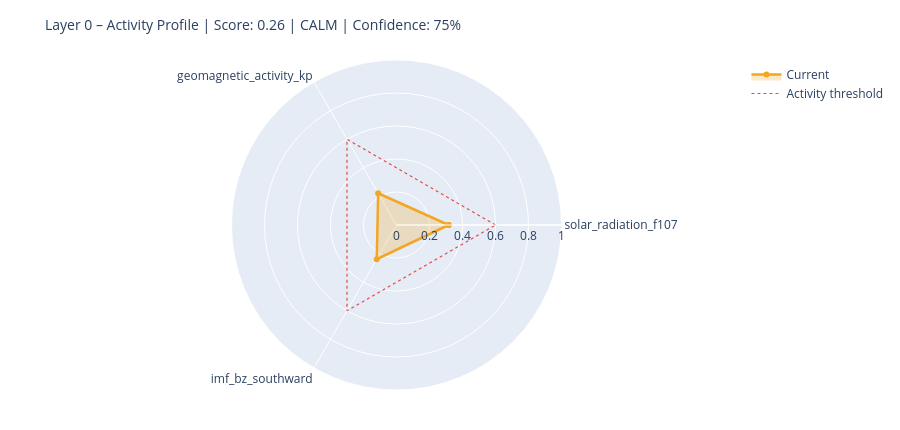

Notebook source saved alongside this figure:
### Markdown cell above
---
## 6. State Assessment & Handoff to Layer 1

### Code cell
# ============================================================
# STEP 1 – Collect raw values with source modes
# Mode: 'primary' | 'fallback_3h' | 'last_valid' | 'missing'
# ============================================================

def safe_last(df, col):
    if df is None or col not in df.columns: return None
    s = df[col].dropna()
    return float(s.iloc[-1]) if not s.empty else None

f107_now = safe_last(df_f107, 'f10.7')
bz_now   = safe_last(df_mag,  'bz_gsm')
kp_now   = safe_last(df_kp,   'kp')
sw_now   = safe_last(df_sw,   'speed')

source_modes = {
    'F10.7':    'primary'  if f107_now is not None else 'missing',
    'Kp':       'primary'  if kp_now   is not None else 'missing',
    'IMF_Bz':   'primary'  if bz_now   is not None else 'missing',
    'SW_speed': 'primary'  if sw_now   is not None else 'missing',
}

# Kp Fallback – 3h endpoint
if kp_now is None:
    try:
        r = requests.get(
            'https://services.swpc.noaa.gov/json/noaa-planetary-k-index.json',
            timeout=10)
        r.raise_for_status()
        fb = pd.DataFrame(r.json())
        tc = next((c for c in fb.columns if 'time' in c.lower()), fb.columns[0])
        kc = next((c for c in fb.columns if 'kp' in c.lower() and c != tc), None)
        if kc:
            fb[kc] = fb[kc].astype(str).str.extract(r'([0-9]+(?:\.[0-9]*)?)')[0]
            fb[kc] = pd.to_numeric(fb[kc], errors='coerce')
            fb = fb[fb[kc] >= 0].dropna(subset=[kc])
            if not fb.empty:
                kp_now = float(fb[kc].iloc[-1])
                source_modes['Kp'] = 'fallback_3h'
                print(f'  Kp fallback (3h): {kp_now:.1f}')
    except Exception as e:
        print(f'  Kp fallback failed: {e}')

# Solar Wind Fallback – last valid value
if sw_now is None and df_sw is not None and 'speed' in df_sw.columns:
    s = df_sw['speed'].dropna()
    if not s.empty:
        sw_now = float(s.iloc[-1])
        source_modes['SW_speed'] = 'last_valid'
        print(f'  SW fallback (last_valid): {sw_now:.0f} km/s')

print()
print('Source modes:', source_modes)

# ============================================================
# STEP 2 – Score from available components only
# ============================================================

def norm(v, lo, hi):
    if v is None: return None
    return max(0.0, min(1.0, (v - lo) / (hi - lo)))

COMPONENTS = {
    'solar_radiation_f107':    (f107_now, norm(f107_now, 60, 250)),
    'geomagnetic_activity_kp': (kp_now,   norm(kp_now,   0,   9)),
    'imf_bz_southward':        (bz_now,   norm(-(bz_now or 0) if bz_now else None, -5, 30)
                                           if bz_now is not None else None),
    'solar_wind_speed':        (sw_now,   norm(sw_now, 300, 800)),
}

available   = {k: v[1] for k, v in COMPONENTS.items() if v[1] is not None}
unavailable = [k for k, v in COMPONENTS.items() if v[1] is None]

layer0_score = round(sum(available.values()) / len(available), 4) if available else None
confidence   = round(len(available) / len(COMPONENTS), 2)

level = ('unknown'  if layer0_score is None
         else 'calm'     if layer0_score < 0.3
         else 'moderate' if layer0_score < 0.6
         else 'active')

# ============================================================
# STEP 3 – Dominant Driver
# ============================================================

def dominant_driver(kp, f107, bz, sw):
    candidates = []
    if kp   is not None and kp   >= 4:   candidates.append(('geomagnetic',    kp / 9))
    if sw   is not None and sw   >= 500:  candidates.append(('solar_wind',     sw / 800))
    if bz   is not None and bz   <= -5:   candidates.append(('imf_southward',  abs(bz) / 30))
    if f107 is not None and f107 >= 150:  candidates.append(('solar_radiation',f107 / 250))
    return max(candidates, key=lambda x: x[1])[0] if candidates else 'none'

driver = dominant_driver(kp_now, f107_now, bz_now, sw_now)

# ============================================================
# STEP 4 – Downstream expectations
# ============================================================

def downstream_expectation(driver, score, kp, bz, f107):
    exp = {
        'magnetosphere':        'calm',
        'ionosphere':           'calm',
        'schumann_resonance':   'unchanged',
        'lithosphere_currents': 'low',
    }
    if driver == 'geomagnetic' or (kp and kp >= 5):
        exp['magnetosphere']        = 'compressed / storm'
        exp['ionosphere']           = 'elevated disturbance (TEC variability)'
        exp['schumann_resonance']   = 'elevated amplitude possible'
        exp['lithosphere_currents'] = 'elevated induction currents'
    elif driver == 'imf_southward' or (bz and bz <= -5):
        exp['magnetosphere']        = 'energy coupling active'
        exp['ionosphere']           = 'elevated electron density possible'
        exp['schumann_resonance']   = 'slight modulation possible'
    elif driver == 'solar_radiation' or (f107 and f107 >= 150):
        exp['ionosphere']           = 'elevated ionization (F-layer)'
        exp['schumann_resonance']   = 'slightly elevated background activity'
    return exp

downstream = downstream_expectation(driver, layer0_score, kp_now, bz_now, f107_now)

# ============================================================
# CONSOLE OUTPUT
# ============================================================

W = 58
print('=' * W)
print('LAYER 0 – STATE ASSESSMENT')
print('=' * W)
for name, (raw_v, score_v) in COMPONENTS.items():
    if score_v is not None:
        bar = '█' * int(score_v * 20) + '░' * (20 - int(score_v * 20))
        print(f'  {name:<35}  {bar}  {score_v:.2f}')
    else:
        print(f'  {name:<35}  {"─" * 20}  n/a')
print('-' * W)
print(f'  Score ({len(available)}/{len(COMPONENTS)} components):  {layer0_score:.3f}')
print(f'  Confidence:         {confidence:.0%}')
print(f'  Level:              {level.upper()}')
print(f'  Dominant Driver:    {driver}')

# Radar chart
cats = list(available.keys())
vals = list(available.values())
if len(cats) >= 3:
    fig = go.Figure()
    fig.add_trace(go.Scatterpolar(
        r=vals + [vals[0]], theta=cats + [cats[0]],
        fill='toself', fillcolor='rgba(242,166,35,0.25)',
        line=dict(color='#F2A623', width=2.5), name='Current'
    ))
    fig.add_trace(go.Scatterpolar(
        r=[0.6] * (len(cats) + 1), theta=cats + [cats[0]],
        line=dict(color='#E24B4A', dash='dot', width=1.2),
        mode='lines', name='Activity threshold'
    ))
    fig.update_layout(
        title=dict(text=f'Layer 0 – Activity Profile | Score: {layer0_score:.2f} | {level.upper()} | Confidence: {confidence:.0%}',
                   font=dict(size=14)),
        polar=dict(radialaxis=dict(visible=True, range=[0, 1])),
        height=430, showlegend=True,
        margin=dict(l=60, r=60, t=60, b=40)
    )
    fig.show()

### Figure 1 — Plotly figure (JSON) as saved in the notebook; plotly's stock layout.template omitted (floating-point values rounded to 4 significant figures)
{"data": [{"fill": "toself", "fillcolor": "rgba(242,166,35,0.25)", "line": {"color": "#F2A623", "width": 2.5}, "name": "Current", "r": [0.3158, 0.2222, 0.2394, 0.3158], "theta": ["solar_radiation_f107", "geomagnetic_activity_kp", "imf_bz_southward", "solar_radiation_f107"], "type": "scatterpolar"}, {"line": {"color": "#E24B4A", "dash": "dot", "width": 1.2}, "mode": "lines", "name": "Activity threshold", "r": [0.6, 0.6, 0.6, 0.6], "theta": ["solar_radiation_f107", "geomagnetic_activity_kp", "imf_bz_southward", "solar_radiation_f107"], "type": "scatterpolar"}], "layout": {"height": 430, "margin": {"b": 40, "l": 60, "r": 60, "t": 60}, "polar": {"radialaxis": {"range": [0, 1], "visible": true}}, "showlegend": true, "title": {"font": {"size": 14}, "text": "Layer 0 – Activity Profile | Score: 0.26 | CALM | Confidence: 75%"}}}
